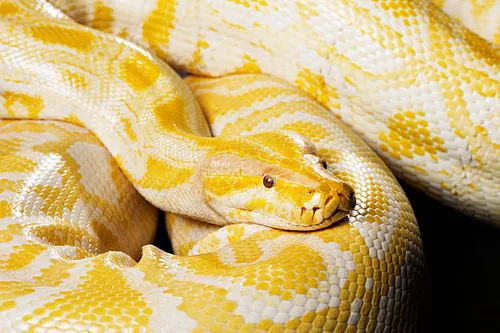
#> input picture image.jpg, 500 x 333 px
$ python main.py
#> lines starting #> are read from the running program, lines starting #| are printed output that depends on the picture
import cv2

image = cv2.imread("image.jpg", cv2.IMREAD_GRAYSCALE)
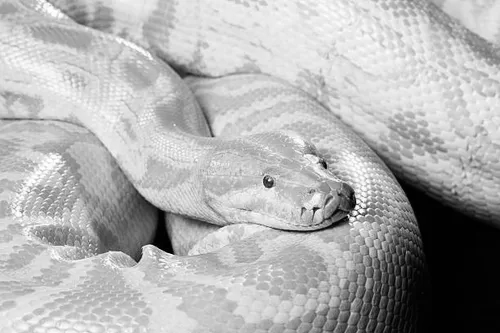
#> image: shape (333, 500); min 0, max 255, mean 175.5
# cv2.imshow("Original image of python", image)
scale = 50

new_width = int(image.shape[1] * scale/100)
#> new_width = 250
new_height = int(image.shape[0] * scale/100)
#> new_height = 166

output = cv2.resize(image, (new_width, new_height))
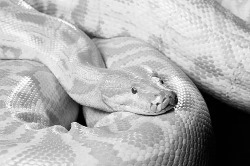
#> output: shape (166, 250); min 0, max 255, mean 175.4
cv2.imshow("resized image", output)
cv2.waitKey(0)
